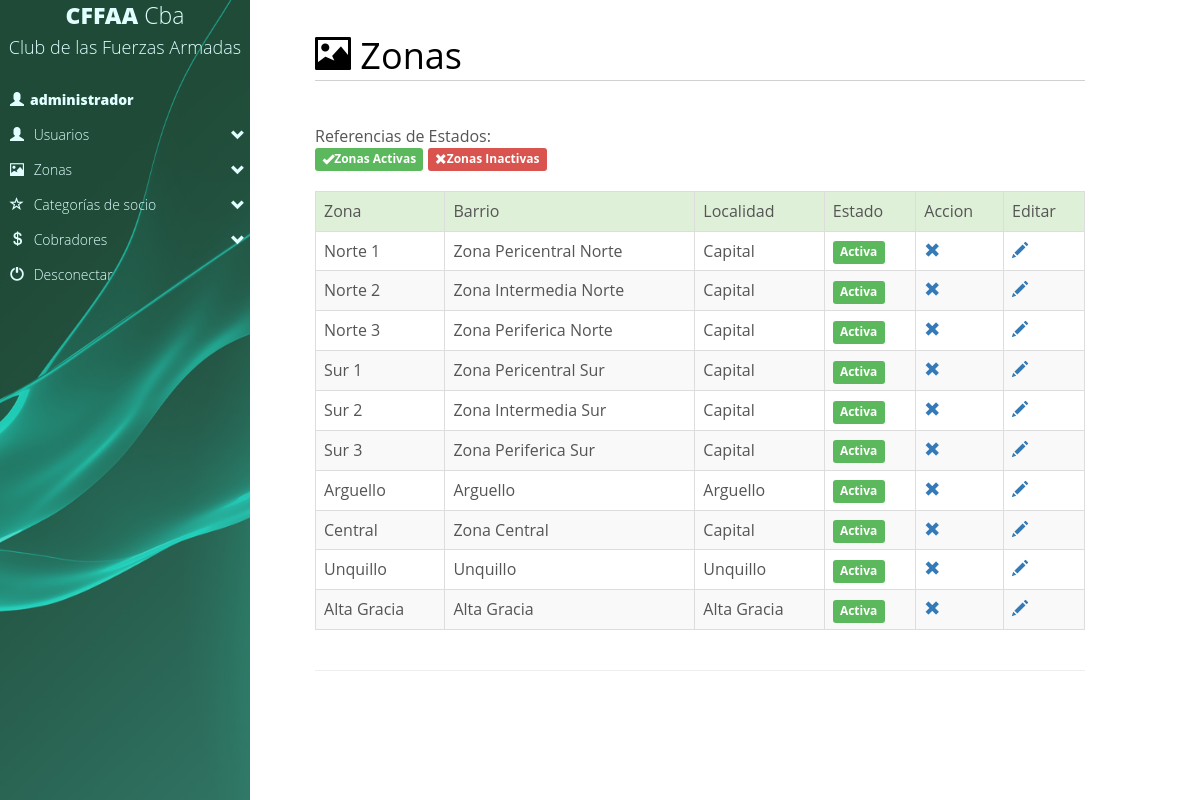
/consultarzonas.php (signed in), run on the app's committed database.
### tables this page shows
CREATE TABLE `zonas` (
  `id` int(10) UNSIGNED NOT NULL,
  `descripcion` varchar(255) NOT NULL,
  `observacion` text,
  `barrio` varchar(255) NOT NULL,
  `localidad_id` int(10) UNSIGNED NOT NULL,
  `estado` enum('Activo','Inactivo') NOT NULL DEFAULT 'Activo',
  `fechaalta` date DEFAULT NULL,
  `idaltausuario` varchar(255) DEFAULT NULL,
  `fechaupdate` date DEFAULT NULL,
  `idmodificausuario` varchar(255) DEFAULT NULL
);

CREATE TABLE `localidades` (
  `id` int(10) UNSIGNED NOT NULL,
  `provincia_id` int(10) UNSIGNED NOT NULL,
  `descripcion` varchar(255) NOT NULL,
  `created_at` timestamp NULL DEFAULT NULL,
  `updated_at` timestamp NULL DEFAULT NULL
);

### consultarzonas.php (the view, shortened to what this page needs)
<!DOCTYPE html>
<html lang="en">
<head>
	<link href="css/botones.css" rel="stylesheet">
	<link rel="stylesheet" href="css/bootstrap.min.css" />
	<link href="css/menulateral.css" rel="stylesheet">
	<link href="css/animate.css" rel="stylesheet">
	<link href="css/noticiasstyle.css" rel="stylesheet">
</head>
<body>
<div id="container">
	<div style="position:fixed;width:100%; z-index: 10000;">
		<?php include_once "menu.php" ?>
	</div>
	<div class="row" style="max-width:100%; margin-left:0px; margin-right:0px;">
		<div class="col-md-8 col-lg-8 col-xs-12 col-sm-12">
			<div class="main1">
				<div class="content">
					<h2><span class="glyphicon glyphicon-picture"></span>&nbsp;Zonas</h2>
						<br><br>
						Referencias de Estados:<br>
						<span class="label label-success"><span class="glyphicon glyphicon-ok" aria-hidden="true"></span>Zonas Activas</span>&nbsp;<span class="label label-danger"><span class="glyphicon glyphicon-remove" aria-hidden="true"></span>Zonas Inactivas</span>
						<br><br>
						<div class="table-responsive">
							<table class="table table-striped table-bordered">
								<tr>
								<th class="success">Zona</th>
								<th class="success">Barrio</th>
								<th  class="success">Localidad</th>
								<th  class="success">Estado</th>
								<th class="success">Accion</th>
								<th class="success">Editar</th>
								</tr>
								<?php
									$elsql="SELECT z.id as idzona, z.descripcion as zona, z.barrio as barrio, z.estado as estado, l.descripcion as localidad FROM zonas z INNER JOIN localidades l on l.id = z.localidad_id INNER JOIN provincias p on p.id = l.provincia_id";
									$select = mysql_query($elsql);
									while($datos = mysql_fetch_array($select)) {
									?>
									<tr>
										<td><?php echo $datos['zona'];?></td>
										<td><?php echo $datos['barrio'];?></td>
										<td><?php echo $datos['localidad'];?></td>
										<td>
										<?php if ($datos['estado']=="Activo")
											{
											?><span class="label label-success">Activa</span>
											<?php
											}
											{ ?>
										</td>
										<td>
										<?php	}
												if ($datos['estado']=="Activo")
												{
											?>
											<a href="consultarzonas.php?accion=baja&idz=<?php echo $datos['idzona'];?>&close=dor">
											<span class="glyphicon glyphicon-remove" aria-hidden="true"></span></a>
											<?php
												}
											?>
										</td>
										<td>
										<a href="modificarzonas.php?accion=modifica&idz=<?php echo $datos['idzona'];?>&close=dor">
										<span class="glyphicon glyphicon-pencil" aria-hidden="true"></span></a>
										</td>
									</tr>
									<?php
									} ;
								?>
							</table>
						</div><hr>
				</div>
			</div>
			<br>
			<br>
		</div>
	</div>
</div>
</body>
</html>

### menu.php (shortened to what this page needs)
<div class="nav-side-menu" style="font-family: 'Open Sans', sans-serif;">
	<div class="brand hidden-sm hidden-xs" style="cursor:pointer; line-height:30px" onclick="window.location.replace('index.php');"><span class="hidden-xs hidden-sm" style="padding-top:15px;"><strong style="font-weight:900">CFFAA </strong>Cba<br></span><span style="font-size:18px;">Club de las Fuerzas Armadas</span><div class="hidden-xs hidden-sm" style="height:20px;"></div></div>
		<div class="menu-list">
			<ul id="menu-content" class="menu-content collapse out">
				<li> <?=echoActiveClassIfRequestMatches("datosusuario")?>
					<a href="datosusuarios.php"><i class="glyphicon glyphicon-user"></i><strong style="font-weight:900"><?php echo $_SESSION['usuario'];?></strong></a>
				</li>
				<?php if($_SESSION['tipo'] == 'Administrador'){ ?>
				<li data-toggle="collapse" data-target="#usuarios" class="collapsed">
					<a href="#"><i class="glyphicon glyphicon-user"></i>&nbsp;Usuarios<span style="padding-right:5px; padding-top:10px;" class="glyphicon glyphicon-chevron-down pull-right"></span></a>
				</li>
				<li data-toggle="collapse" data-target="#zonas" class="collapsed">
					<a href="#"><i class="glyphicon glyphicon-picture"></i>&nbsp;Zonas<span style="padding-right:5px; padding-top:10px;" class="glyphicon glyphicon-chevron-down pull-right"></span></a>
				</li>
				<li data-toggle="collapse" data-target="#categorias" class="collapsed">
					<a href="#"><i class="glyphicon glyphicon-star-empty"></i>&nbsp;Categorías de socio<span style="padding-right:5px; padding-top:10px;" class="glyphicon glyphicon-chevron-down pull-right"></span></a>
				</li>
				<li data-toggle="collapse" data-target="#cobradores" class="collapsed">
					<a href="#"><i class="glyphicon glyphicon-usd"></i>&nbsp;Cobradores<span style="padding-right:5px; padding-top:10px;" class="glyphicon glyphicon-chevron-down pull-right"></span></a>
				</li>
				<?php } ?>
				<li>
					<a href="logout.php"><i class="glyphicon glyphicon-off"></i>&nbsp;Desconectar</a>
				</li>
			</ul>
		</div>
</div>

### css/menulateral.css (style rules this page uses)
.nav-side-menu { overflow: auto; font-family: 'Open Sans', sans-serif; font-size: 14px; font-weight: 200; background-color: #44BB99; background-image: url('../img/menu.png'); background-size:100% 100%; background-repeat: no-repeat; position: fixed; top: 0px; width: 250px; height: 100%; color: #e1ffff; transparency: 50%; }
.nav-side-menu .brand { background-size:100% auto; line-height: 70px; display: block; text-align: center; font-size: 23px; }
.nav-side-menu ul, .nav-side-menu li { list-style: none; padding: 0px; margin: 0px; line-height: 35px; cursor: pointer; }
.nav-side-menu li { padding-left: 0px; border-left: 0px solid #2e353d; }
.nav-side-menu li a { text-decoration: none; color: #e1ffff; }
.nav-side-menu li a i { padding-left: 10px; width: 20px; padding-right: 20px; }
@media (min-width: 991px) { .nav-side-menu .menu-list .menu-content { display: block; } }
body { margin: 0px; padding: 0px; }

### css/noticiasstyle.css (style rules this page uses)
html,body,div,span,applet,object,iframe,h1,h2,h3,h4,h5,h6,p,blockquote,pre,a,abbr,acronym,address,big,cite,code,del,dfn,em,img,ins,kbd,q,s,samp,small,strike,strong,sub,sup,tt,var,b,u,i,dl,dt,dd,ol,nav ul,nav li,fieldset,form,label,legend,table,caption,tbody,tfoot,thead,tr,th,td,article,aside,canvas,details,embed,figure,figcaption,footer,header,hgroup,menu,nav,output,ruby,section,summary,time,mark,audio,video { margin:0;padding:0;border:0;font-size:100%;font:inherit;vertical-align:baseline; }
ol,ul { list-style:none;margin:0;padding:0; }
table { border-collapse:collapse;border-spacing:0; }
a { text-decoration:none; }
body { font-family:'open sans', sans-serif; font-size: 100%; background: #ffffff; color:#555555; }
.content h2 { font-size: 36px; color: #000; border-bottom: 1px solid rgb(209, 209, 209); }
.main1 { margin: 4% 0 0; }

### data on the page
zonas: descripcion "Norte 1", barrio "Zona Pericentral Norte", localidad.descripcion "Capital", estado "Activa"
zonas: descripcion "Norte 2", barrio "Zona Intermedia Norte", localidad.descripcion "Capital", estado "Activa"
zonas: descripcion "Norte 3", barrio "Zona Periferica Norte", localidad.descripcion "Capital", estado "Activa"
zonas: descripcion "Sur 1", barrio "Zona Pericentral Sur", localidad.descripcion "Capital", estado "Activa"
zonas: descripcion "Sur 2", barrio "Zona Intermedia Sur", localidad.descripcion "Capital", estado "Activa"
zonas: descripcion "Sur 3", barrio "Zona Periferica Sur", localidad.descripcion "Capital", estado "Activa"
zonas: descripcion "Arguello", barrio "Arguello", localidad.descripcion "Arguello", estado "Activa"
zonas: descripcion "Central", barrio "Zona Central", localidad.descripcion "Capital", estado "Activa"
zonas: descripcion "Unquillo", barrio "Unquillo", localidad.descripcion "Unquillo", estado "Activa"
zonas: descripcion "Alta Gracia", barrio "Alta Gracia", localidad.descripcion "Alta Gracia", estado "Activa"

### other printed values
$_SESSION['usuario'] "administrador"
